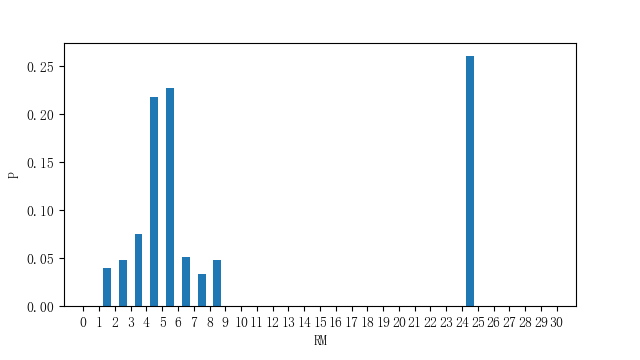

Generate this figure with Python:
import sys
import numpy as np
import pandas as pd
import matplotlib.pyplot as plt

fpic = sys.argv[0][:-3]
data = pd.read_csv("../boston_house_price.txt",sep='|')

y,x = np.histogram(data["RAD"],range=[0,30],bins=30,density=True)
x=x[1:]

plt.figure(dpi=100,figsize=(6.4,3.6))
plt.subplots_adjust(bottom=0.15,left=0.1)
plt.bar(x-0.5,y,width=0.5)
plt.xticks(ticks=[0]+list(x))
plt.xlabel("RAD")
plt.ylabel("P")
plt.savefig(fpic+'.png')
